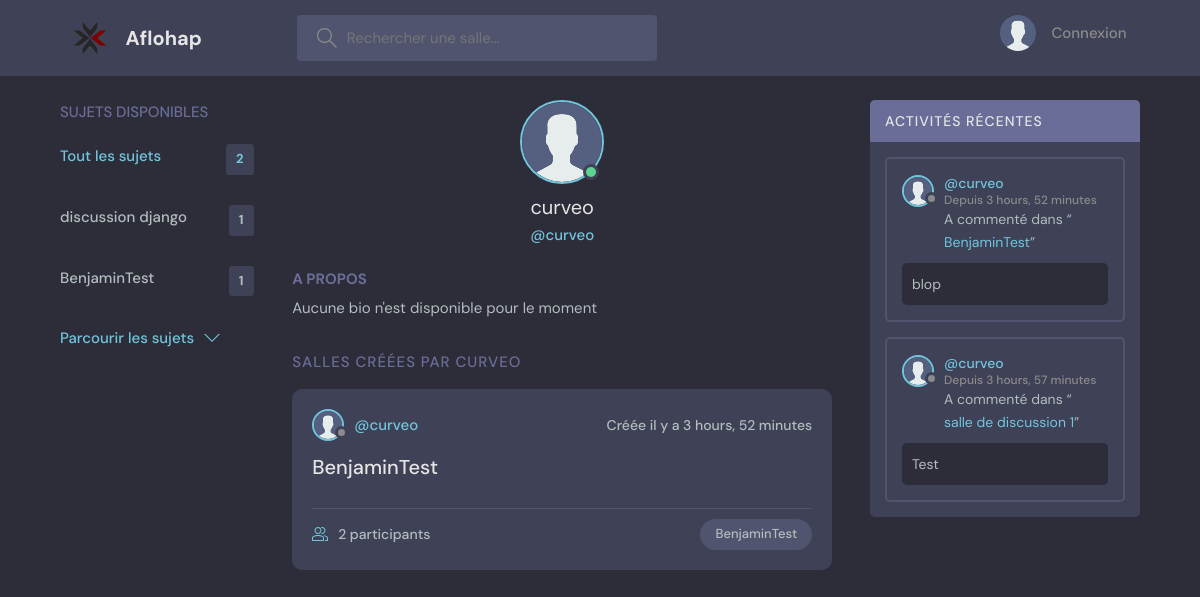
The page /profile/4/ on the database its author committed.
### aflohap/models.py (models this page shows, shortened)
class Topic(models.Model):
    name = models.CharField(max_length=200)

class User(AbstractUser):
    name = models.CharField(max_length=200, null=True)
    email = models.EmailField(unique=True, null=True)
    bio = models.TextField(null=True)
    avatar = models.ImageField(null=True, default="avatar.svg")
    USERNAME_FIELD = 'email'
    REQUIRED_FIELDS = []
    objects = MyUserManager()

class Room(models.Model):
    host = models.ForeignKey(User, on_delete=models.SET_NULL, null=True)
    topic = models.ForeignKey(Topic, on_delete=models.SET_NULL, null=True)
    name = models.CharField(max_length=200)
    description = models.TextField(null=True, blank=True)
    participants = models.ManyToManyField(
        User, related_name='participants', blank=True)
    updated = models.DateTimeField(auto_now=True)
    created = models.DateTimeField(auto_now_add=True)
    class Meta:
        ordering = ['-updated','-created']
    def __str__(self):
        return self.name

class Message(models.Model):
    user = models.ForeignKey(User, on_delete=models.CASCADE)
    room = models.ForeignKey(Room, on_delete=models.CASCADE)
    body = models.TextField()
    updated = models.DateTimeField(auto_now=True)
    created = models.DateTimeField(auto_now_add=True)
    class Meta:
        ordering = ['-updated','-created']

### aflohap/views.py (the view)
# urls.py: path('profile/<str:pk>/', views.userProfile, name="user-profile"),
def userProfile(request, pk):
    user = User.objects.get(id=pk)
    rooms = user.room_set.all()
    room_messages = user.message_set.all()
    topics = Topic.objects.all()
    context = {'user': user, 'rooms': rooms, 'room_messages':room_messages, 'topics':topics}
    return render(request, 'pages/profile.html', context)

### aflohap/templates/pages/profile.html (shortened to what this page needs)
{% extends 'layouts/main.html' %}
{% block content %}
<main class="profile-page layout layout--3">
    <div class="container">
        {% include 'pages/topics_component.html' %}
        <div class="roomList">
            <div class="profile">
                <div class="profile__avatar">
                    <div class="avatar avatar--large active">
                        <img src="{{user.avatar.url}}" />
                    </div>
                </div>
                <div class="profile__info">
                    <h3>{{user.username}}</h3>
                    <p>@{{user.username}}</p>
                </div>
                <div class="profile__about">
                    <h3>A propos</h3>
                    <p>
                        {% if user.bio == None %}
                        Aucune bio n'est disponible pour le moment
                        {% else %}
                        {{user.bio}}
                        {% endif %}
                    </p>
                </div>
            </div>
            <div class="roomList__header">
                <div>
                    <h2>Salles créées par {{user.username}}</h2>
                </div>
            </div>
            {% include 'pages/feed_component.html' %}
        </div>
        {% include 'pages/activity_component.html' %}
    </div>
</main>
{% endblock content %}

### aflohap/templates/layouts/main.html (shortened to what this page needs)
{% load static %}
<!DOCTYPE html>
<html lang="en">
    <head>
        <link rel="stylesheet" href="{% static 'styles/style.css' %}" />
    </head>
    <body>
        {% include 'components/navbar.html' %}
        {% block content %}
        {% endblock %}
    </body>
</html>

### aflohap/templates/components/navbar.html (shortened to what this page needs)
{% load static %}
<header class="header header--loggedIn">
    <div class="container">
        <a href="{% url 'home' %}" class="header__logo">
            <img src="{% static 'images/logo aflokkat.png' %}" />
            <h1>Aflohap</h1>
        </a>
        <form class="header__search" method="GET" action="{% url 'home' %}">
            <label>
                <input name="q" placeholder="Rechercher une salle..." />
            </label>
        </form>
        <nav class="header__menu">
            {% if request.user.is_authenticated %}
            <div class="header__user">
                <a href="{% url 'user-profile' pk=request.user.id %}">
                    <div class="avatar avatar--medium active">
                        <img src="{{request.user.avatar.url}}" />
                    </div>
                    <p>{{request.user.username}} <span>@{{request.user.username}}</span></p>
                </a>
                <button class="dropdown-button">
                    <svg version="1.1" xmlns="http://www.w3.org/2000/svg" width="32" height="32" viewBox="0 0 32 32">
                        <title>chevron-down</title>
                        <path d="M16 21l-13-13h-3l16 16 16-16h-3l-13 13z"></path>
                    </svg>
                </button>
            </div>
            {% else %}
            <a href="{% url 'login' %}">
                <img src="{% static 'images/avatar.svg' %}" />
                <p>Connexion</p>
            </a>
            {% endif %}
        </nav>
    </div>
</header>

### aflohap/templates/pages/topics_component.html
<div class="topics">
    <div class="topics__header">
        <h2>Sujets Disponibles</h2>
    </div>
    <ul class="topics__list">
        <li>
            <a href="{% url 'home' %}" class="active">Tout les sujets <span>{{topics.count}}</span></a>
        </li>
        {% for topic in topics %}
        <li>
            <a href="{% url 'home' %}?q={{topic.name}}">{{topic.name}} <span>{{topic.room_set.all.count}}</span></a>
        </li>
        {% endfor %}
    </ul>
    <a class="btn btn--link" href="{% url 'topics' %}">
        Parcourir les sujets
        <svg version="1.1" xmlns="http://www.w3.org/2000/svg" width="32" height="32" viewBox="0 0 32 32">
            <title>chevron-down</title>
            <path d="M16 21l-13-13h-3l16 16 16-16h-3l-13 13z"></path>
        </svg>
    </a>
</div>

### aflohap/templates/pages/feed_component.html (shortened to what this page needs)
{% for room in rooms %}
<div class="roomListRoom">
    <div class="roomListRoom__header">
        <a href="{% url 'user-profile' room.host.id %}" class="roomListRoom__author">
            <div class="avatar avatar--small">
                <img src="{{room.host.avatar.url}}" />
            </div>
            <span>@{{room.host.username}}</span>
        </a>
        <div class="roomListRoom__actions">
            <span>Créée il y a {{room.created|timesince}}</span>
        </div>
    </div>
    <div class="roomListRoom__content">
        <a href="{% url 'room' room.id %}">{{room.name}}</a>
    </div>
    <div class="roomListRoom__meta">
        <a href="{% url 'room' room.id %}" class="roomListRoom__joined">
            {{room.participants.all.count}} participants
        </a>
        <p class="roomListRoom__topic">{{room.topic.name}}</p>
    </div>
</div>
{% endfor %}

### aflohap/templates/pages/activity_component.html (shortened to what this page needs)
<div class="activities">
    <div class="activities__header">
        <h2>Activités Récentes</h2>
    </div>
    {% for message in room_messages %}
    <div class="activities__box">
        <div class="activities__boxHeader roomListRoom__header">
            <a href="{% url 'user-profile' message.user.id %}" class="roomListRoom__author">
                <div class="avatar avatar--small">
                    <img src="{{message.user.avatar.url}}" />
                </div>
                <p>
                    @{{message.user.username}}
                    <span>Depuis {{message.created|timesince}}</span>
                </p>
            </a>
        </div>
        <div class="activities__boxContent">
            <p>A commenté dans “<a href="{% url 'room' message.room.id %}">{{message.room}}</a>”</p>
            <div class="activities__boxRoomContent">
                {{message.body}}
            </div>
        </div>
    </div>
    {% endfor %}
</div>

### rows shown on the page
Topic: name "discussion django", room_set.all.count "1"
Topic: name "BenjaminTest", room_set.all.count "1"
User: avatar (placeholder picture), username "curveo", username "CURVEO"
Room: host.avatar (placeholder picture), host.username "curveo", created "3 hours, 52 minutes", name "BenjaminTest", participants.all.count "2", topic.name "BenjaminTest"
Message: user.avatar (placeholder picture), user.username "curveo", created "3 hours, 52 minutes", room "BenjaminTest", body "blop"
Message: user.avatar (placeholder picture), user.username "curveo", created "3 hours, 57 minutes", room "salle de discussion 1", body "Test"

### other values the page prints
{{ topics.count }} "2"
